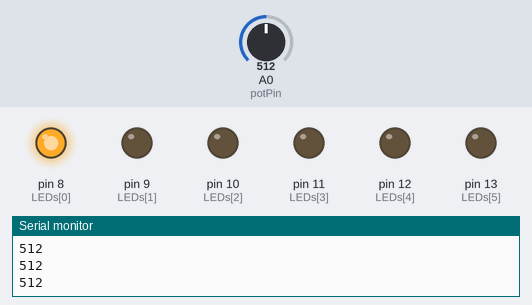
Bench run of a sketch on a simulated Arduino Uno, built with avr-gcc and run on an emulated ATmega328P. Shown: output pins drawn as LEDs (lit = HIGH), the last lines printed to the serial monitor. Inputs (shaded band) come from the test bench; at power-on: A0 (potPin) = 512.

Above: at 1.3 s.
1.4 s: A0 (potPin) set to 589
3.2 s: A0 (potPin) set to 615
At 5.2 s:
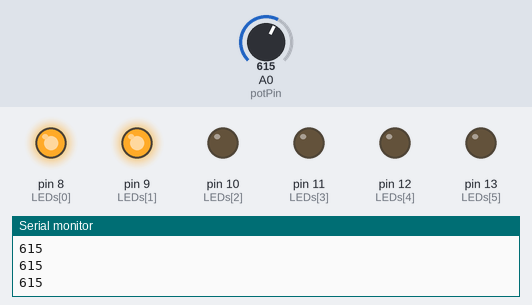
5.5 s: A0 (potPin) set to 887
7.2 s: A0 (potPin) set to 911
At 8.6 s:
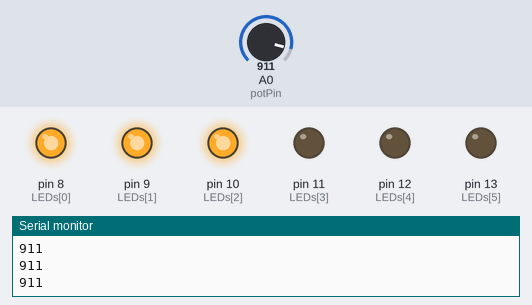
9.5 s: A0 (potPin) set to 890
At 11.2 s:
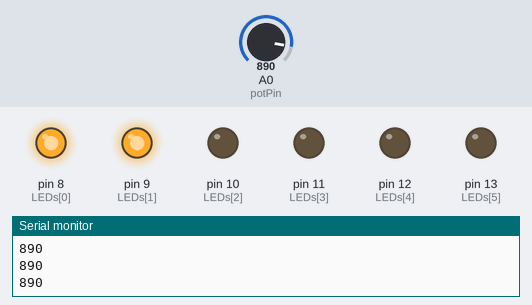
11.5 s: A0 (potPin) set to 900
At 12.9 s:
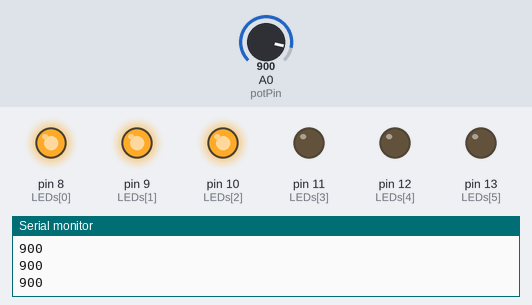
Timing chart, 0 to 14.5 s (numbered marks = the images above; inputs shaded):
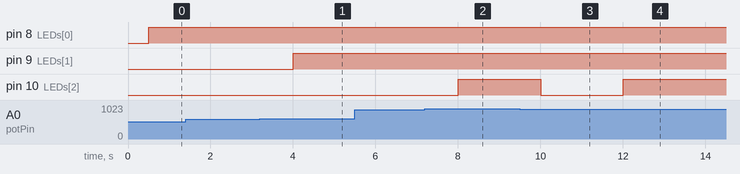

The sketch:

20191007-2.ino
```cpp
const byte potPin = A0;
const byte LEDs[]={8,9,10,11,12,13};
const byte total = sizeof(LEDs);
int val;
void setup() {
  // put your setup code here, to run once:
Serial.begin(9600);

 for (byte i = 0;i<=total;i++){
    pinMode(LEDs[i], OUTPUT);
  }
}

void loop() {
  // put your main code here, to run repeatedly:

  val=analogRead(potPin);
  Serial.println(val);
  delay(500);


  if(val<300){
  digitalWrite(LEDs[0], LOW);
  digitalWrite(LEDs[1], LOW);
  digitalWrite(LEDs[2], LOW);
  }else if(val<600){
  digitalWrite(LEDs[0], HIGH);
  digitalWrite(LEDs[1], LOW);
  digitalWrite(LEDs[2], LOW);
  }else if(val<900){
  digitalWrite(LEDs[0], HIGH);
  digitalWrite(LEDs[1], HIGH);
  digitalWrite(LEDs[2], LOW);
  }else{
  digitalWrite(LEDs[0], HIGH);
  digitalWrite(LEDs[1], HIGH);
  digitalWrite(LEDs[2], HIGH);
  }


}
```

Measured:
- the behaviour switches between 599 and 600 on A0 (potPin) (found by bisection; images 0 and 1)
- the behaviour switches between 899 and 900 on A0 (potPin) (found by bisection; images 1 and 2)
- after the input at 3.2 s, pin 9 (LEDs[1]): LOW → HIGH after 0.80 s
- after the input at 7.2 s, pin 10 (LEDs[2]): LOW → HIGH after 0.81 s
- after the input at 9.5 s, pin 10 (LEDs[2]): HIGH → LOW after 0.51 s
- after the input at 11.5 s, pin 10 (LEDs[2]): LOW → HIGH after 0.51 s
